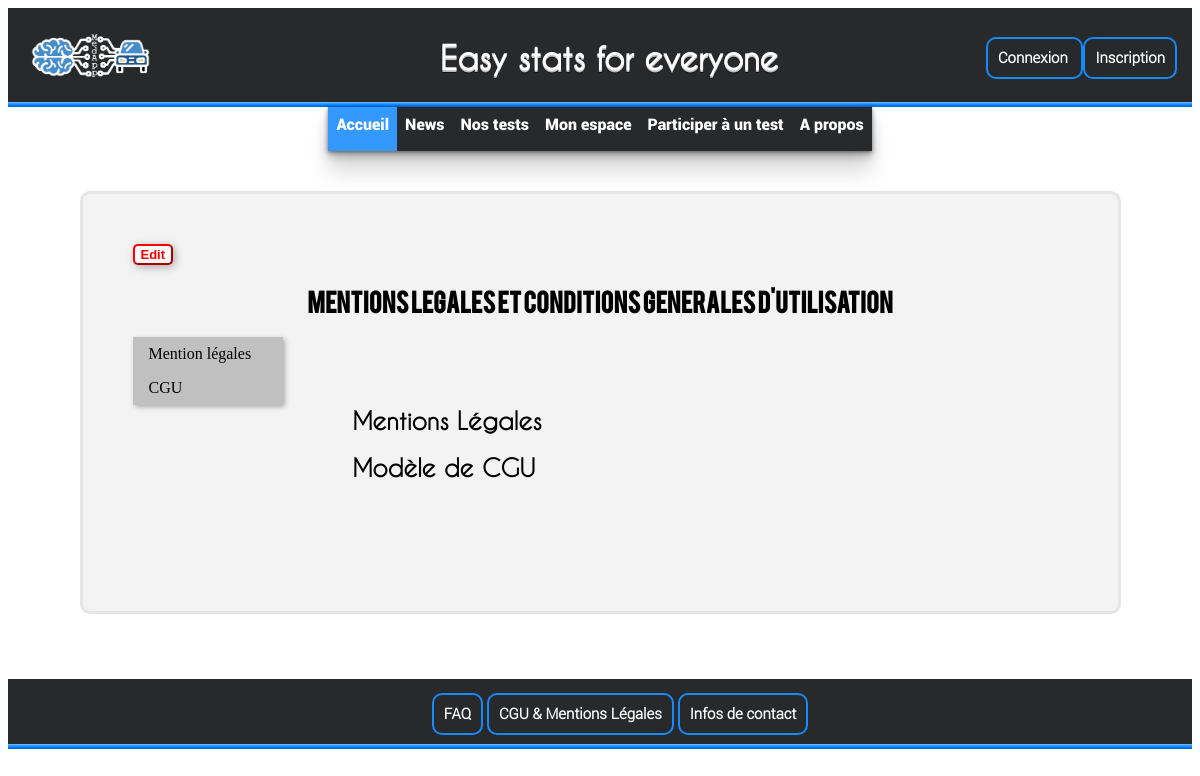
The page /CGUMentionLegales.php on the database as committed earlier.
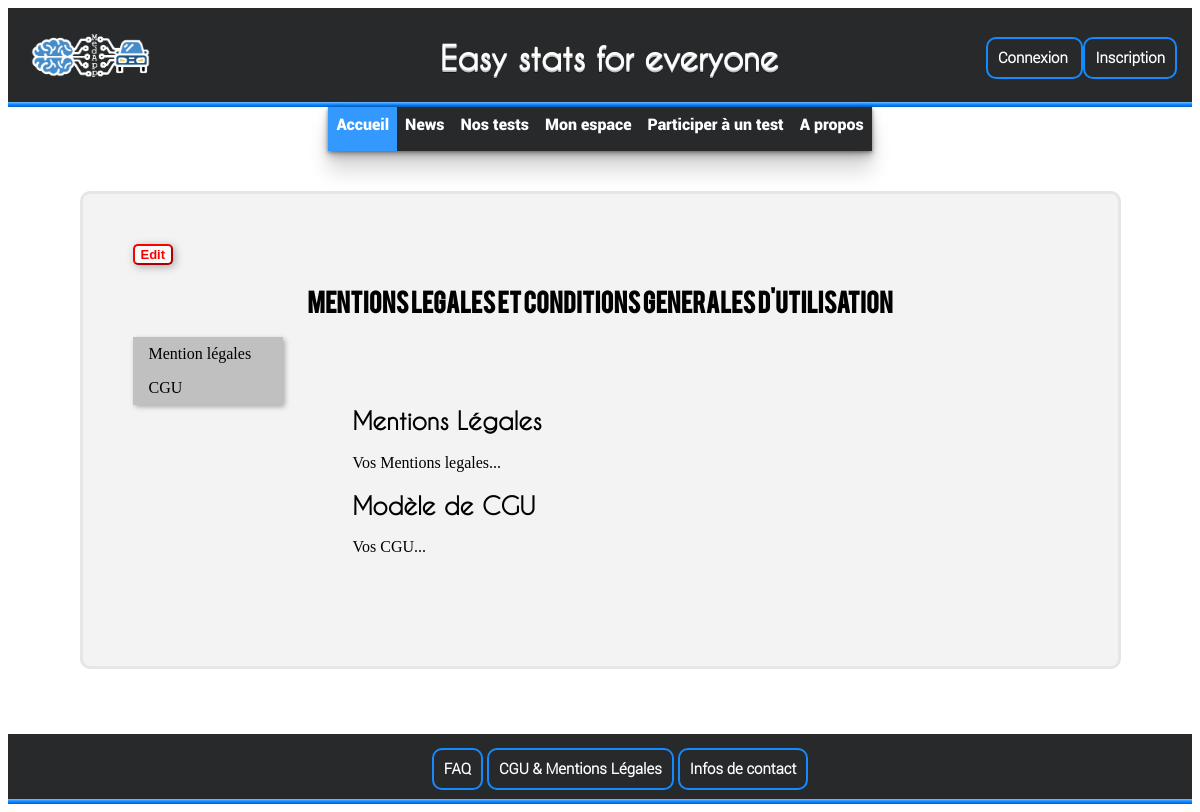
The same page on the database as committed later.
### tables this page shows
CREATE TABLE IF NOT EXISTS `CGU`(
  `idCGU` INT(25) NOT NULL AUTO_INCREMENT,
  `MentionLegales` TEXT(100000) NOT NULL,
  `CGU` TEXT(100000) NOT NULL,
  PRIMARY KEY (`idCGU`)
);

### CGUMentionLegales.php (called while the page is built)
<?php
require("Modeles/fonction.php");
require("includes/AccesBase.php");
$req=lireCGU($db,'1');
$donnee=$req->fetch();
$ML=$donnee["MentionLegales"];
$CGU=$donnee["CGU"];
include_once('Vues/CGUMentionLegales.vue.php');
?>

### includes/header.php (called while the page is built, shortened)
<?php
include_once('Vues/header.vue.php');
?>

### includes/footer.php (called while the page is built)
<?php
include_once('Vues/footer.vue.php');
?>

### Modeles/fonction.php (called while the page is built, shortened)
<?php
function lireCGU($db, $id){
	$req = $db->prepare("SELECT * FROM cgu WHERE idCGU='$id'");
	$req->execute();
	return $req;
}
?>

### Vues/CGUMentionLegales.vue.php (the view, shortened to what this page needs)
<!DOCTYPE html>
<html>
    <head>
    <link rel="stylesheet" type="text/css" href="design/CGUMentionLegales.css">
    </head>
    <body>
        <header><?php include_once('includes/header.php'); ?></header>
        <form method="post" action="CGUMentionLegalesEdition.php">
            <section class="section">
                <div class="boxBoutonEdit">
                    <input class="edit" type="submit" value="Edit">
                </div>
                <div class="titrePage">
                    <div class="titreP">
                        <h1>Mentions legales et Conditions generales d'utilisation</h1>
                    </div>
                </div>
                <nav class=menuNav>
                    <ul id="navigation">
                        <li><a href="#Debut ML">Mention légales</a></li>
                        <li><a href="#Debut CGU">CGU</a></li>
                    </ul>
                </nav>
                <article class="texte">
                    <div class="zoneArticle">
                            <h2 id="Debut ML">Mentions Légales</h2>
                            <output name="MentionLegale"><?php  echo $ML?></output>
                            <h2 id="Debut CGU">Modèle de CGU</h2>
                            <output name="CGU"><?php  echo $CGU ?></output>
                        </div>
                </article>
            </section>
        </form>
        <footer><?php include_once('includes/footer.php'); ?></footer>
    </body>
</html>

### Vues/header.vue.php
<link rel="stylesheet" type="text/css" href="design/header.css">
<div class="top_header">
	<a href="index.php"><img class="logo" src="ressources/logo_provisoire.png"></a>
	<div class="center">
		<div class="h_title" >
		  <div>
		    <h1 class="slogan"> Easy stats for everyone </h1>
		  </div>
		</div>
	</div>
	<div class = "co_ins">
	  <ul>
	       <?php
            if (empty($_SESSION['login'])){
              echo '<a class="at_coins" href="connexion.php">Connexion </a>
                    <a class="at_coins" href="Inscription.php">Inscription</a>';
            }
            else{
                echo '<a class="at_coins" href="Profil.php">'.$_SESSION['login'].'</a>
                      <a class="at_coins" href="deconnex.php">deconnexion</a>';
            }
            ?>
	  </ul>
	</div>
</div>
<div class="low_header">
	<ul class="menu">
	  <li class="limenu"><a class="title_menu" href="index.php">Accueil</a></li>
	  <li class="limenu"><a href="#news">News</a></li>
	  <li class="limenu"><a href="session_test.php">Nos tests</a></li>
	  <li class="limenu"><a href="monEspace.php">Mon espace</a></li>
	  <li class="limenu"><a href="#do_test">Participer à un test</a></li>
	  <li class="limenu"><a href="#a_propos">A propos</a></li>
	</ul>
</div>

### Vues/footer.vue.php
<link rel="stylesheet" type="text/css" href="design/footer.css">
<div class="conteneur">
	<div class="boutons">
		<ul>
		      <a class="bouton_footer" href="FAQ.php">FAQ</a>
		      <a class="bouton_footer" href="CGUMentionLegales.php">CGU & Mentions Légales</a>
		      <a class="bouton_footer" href="InfoContact">Infos de contact</a>
		 </ul>
	</div>
</div>

### design/CGUMentionLegales.css (style rules this page uses)
html { scroll-behavior: smooth; }
h1 { font-family : BEBAS__; }
h2 { font-family: CaviarDreams; }
nav { float: left; width: 150px; border-radius:2px; box-shadow:2px 2px 5px #aaa; position: fixed; }
.boxBoutonEdit { display:flex; flex-direction:column margin:auto; }
.titrePage { display:flex; flex-direction:column margin:auto; padding: auto; }
.titreP { margin:auto; padding: auto; }
.zoneArticle { background-color:#F3F3F3; border-radius:1px;margin:0 0 10px; padding:50px; margin: 12; }
.section { margin: 35px auto; max-width:935px; width:100%; padding: 50px; background-color:#F3F3F3; border-radius:10px; border:3px solid #e6e6e6; }
.texte { margin-left: 170px; background-color: #D4E7E6; }
#navigation { list-style-type: none; margin: 0; padding: 0; width: auto; background-color: #C1C0C0; }
#navigation li a { display: block; color: #000; padding: 8px 16px; text-decoration: none; }
.edit { background:#fafafa; box-shadow:2px 2px 8px #aaa; font:bold 13px Arial; color:red; border-color: red; border-radius: 5px; }

### design/header.css (style rules this page uses)
.logo { height: 65px; width:auto; padding : 15px; margin-right: 100px; }
.top_header { background: #28292A; display : flex; flex-wrap: wrap; box-shadow: 0 -1px 0 hsl(210, 100%, 42%) inset, 0 -2px 0 hsl(210, 100%, 48%) inset, 0 -3px 0 hsl(210, 100%, 54%) inset, 0 -4px 0 hsl(210, 100%, 60%) inset, 0 -5px 0 hsl(210, 100%, 70%) inset; }
.center { margin: auto; }
h1 { text-align: center; }
.co_ins { padding-right: 15px; margin-top: auto; margin-bottom: auto; }
.at_coins { font:bold 15px Roboto-Light; color: white; text-decoration: none; padding:10px 10px 10px 10px; background: #28292A; border-radius:10px; border: 2px solid hsl(210, 100%, 54%); }
.slogan { font-family: CaviarDreams; color: white; text-shadow: 0 1px 0 #ccc, 0 2px 0 #b5b5b5, 0 3px 0 rgba(0,0,0,.5) ; }
.menu { display: table; width: auto; margin: auto; margin-bottom: 40px; padding: 0; background-color: #28292A; box-shadow: 0 1px 3px rgba(0, 0, 0, .3), 0 3px 5px rgba(0, 0, 0, .2), 0 5px 10px rgba(0, 0, 0, .2), 0 20px 20px rgba(0, 0, 0, .15); }
.menu li { display: table-cell; }
.limenu a { font-family: Roboto-Black; display: block; text-align: center; color: white; text-decoration: none; padding: 8px 8px 17px 8px; transition: all .3s; }
.title_menu { background-color: hsl(210, 100%, 60%); }

### design/footer.css (style rules this page uses)
footer { display:flexbox; position: relative; min-height: 100px; bottom: 0; left: 0; right: 0; top: auto; }
.conteneur { margin: auto; position:relative; min-height: 70px; bottom: 0; left: 0; right: 0; background: #28292A; box-shadow: 0 -1px 0 hsl(210, 100%, 42%) inset, 0 -2px 0 hsl(210, 100%, 48%) inset, 0 -3px 0 hsl(210, 100%, 54%) inset, 0 -4px 0 hsl(210, 100%, 60%) inset, 0 -5px 0 hsl(210, 100%, 70%) inset; display: flex; position: absolute; bottom: 0; }
.boutons { margin:auto; padding: auto; }
.bouton_footer { font:bold 15px Roboto-Light; color: white; text-decoration: none; padding:10px 10px 10px 10px; background: #28292A; border-radius:10px; border: 2px solid hsl(210, 100%, 54%); }

Rows that differ between the two databases and show on the page:
added cgu: MentionLegales "Vos Mentions legales...", CGU "Vos CGU..."
